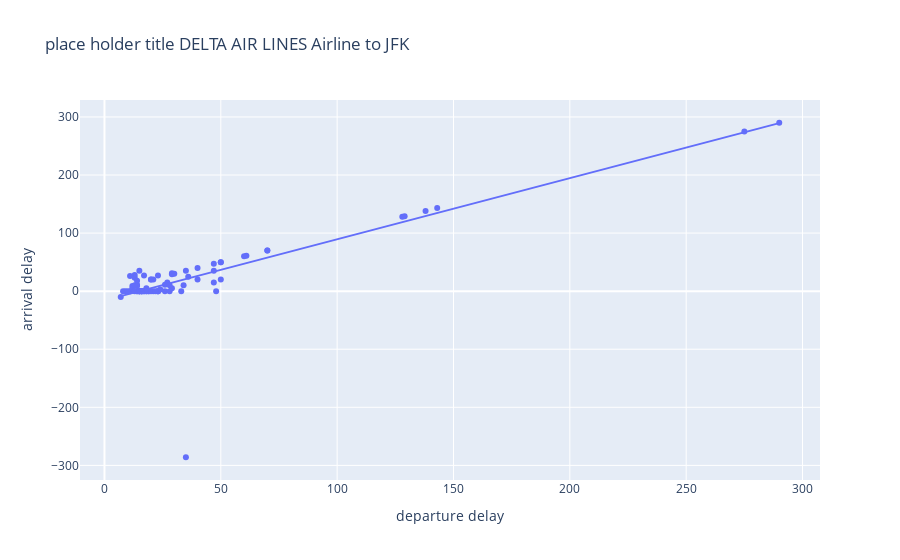

The notebook cell this image was saved under:
### Markdown cell above
### Exhibit 1.4 - What about my specific flights?

### Code cell
# need to change label content - a dot with a label, with hover- over, with regression line
import pandas as pd
import seaborn as sns
import matplotlib.pyplot as plt
from sklearn.linear_model import LinearRegression
import ipywidgets as widgets
from IPython.display import display
import numpy as np

# Assuming your dataset is stored in 'sample_final_data.csv'
# df = pd.read_csv('sample_final_data.csv')

# User input for departure airport, airline, and destination airport
departure_airport = input("Enter departure airport (e.g., ATL): ").lower()
airline = input("Enter airline (e.g., Delta Air Lines): ").lower()
destination_airport = input("Enter destination airport (e.g., RSW): ").lower()

# Filter the dataframe based on user input
filtered_df = df[(df['departure airport IATA'] == departure_airport) &
                 (df['Airline Company'] == airline) &
                 (df['arrival airport IATA'] == destination_airport)]

# Check if there are any matching records
if filtered_df.empty:
    print("No matching records found.")
else:
    fig_delay = px.scatter(filtered_df, x='delay in mins', y='estimatedDelay', title=f'place holder title {airline.upper()} Airline to {destination_airport.upper()}',
                 labels={'delay in mins': 'departure delay', 'estimatedDelay': 'arrival delay'},
                 hover_name='arrival airport IATA',
                 hover_data={'arrival airport IATA': False, 'delay in mins': True, 'estimatedDelay': '|%B %d, %Y %I:%M %p'},
                 trendline='ols',  # Ordinary Least Squares regression line
                 )
fig_delay.show()

### Figure 1 — Plotly figure (JSON) as saved in the notebook; plotly's stock layout.template omitted (floating-point values rounded to 4 significant figures)
{"data": [{"customdata": [["jfk"], ["jfk"], ["jfk"], ["jfk"], ["jfk"], ["jfk"], ["jfk"], ["jfk"], ["jfk"], ["jfk"], ["jfk"], ["jfk"], ["jfk"], ["jfk"], ["jfk"], ["jfk"], ["jfk"], ["jfk"], ["jfk"], ["jfk"], ["jfk"], ["jfk"], ["jfk"], ["jfk"], ["jfk"], ["jfk"], ["jfk"], ["jfk"], ["jfk"], ["jfk"], ["jfk"], ["jfk"], ["jfk"], ["jfk"], ["jfk"], ["jfk"], ["jfk"], ["jfk"], ["jfk"], ["jfk"], ["jfk"], ["jfk"], ["jfk"], ["jfk"], ["jfk"], ["jfk"], ["jfk"], ["jfk"], ["jfk"], ["jfk"], ["jfk"], ["jfk"], ["jfk"], ["jfk"], ["jfk"], ["jfk"], ["jfk"], ["jfk"], ["jfk"], ["jfk"], ["jfk"], ["jfk"], ["jfk"], ["jfk"], ["jfk"], ["jfk"], ["jfk"], ["jfk"], ["jfk"], ["jfk"], ["jfk"], ["jfk"], ["jfk"], ["jfk"], ["jfk"], ["jfk"], ["jfk"], ["jfk"], ["jfk"], ["jfk"]], "hovertemplate": "<b>%{hovertext}</b><br><br>departure delay=%{x}<br>arrival delay=%{y|%B %d, %Y %I:%M %p}<extra></extra>", "hovertext": ["jfk", "jfk", "jfk", "jfk", "jfk", "jfk", "jfk", "jfk", "jfk", "jfk", "jfk", "jfk", "jfk", "jfk", "jfk", "jfk", "jfk", "jfk", "jfk", "jfk", "jfk", "jfk", "jfk", "jfk", "jfk", "jfk", "jfk", "jfk", "jfk", "jfk", "jfk", "jfk", "jfk", "jfk", "jfk", "jfk", "jfk", "jfk", "jfk", "jfk", "jfk", "jfk", "jfk", "jfk", "jfk", "jfk", "jfk", "jfk", "jfk", "jfk", "jfk", "jfk", "jfk", "jfk", "jfk", "jfk", "jfk", "jfk", "jfk", "jfk", "jfk", "jfk", "jfk", "jfk", "jfk", "jfk", "jfk", "jfk", "jfk", "jfk", "jfk", "jfk", "jfk", "jfk", "jfk", "jfk", "jfk", "jfk", "jfk", "jfk"], "legendgroup": "", "marker": {"color": "#636efa", "symbol": "circle"}, "mode": "markers", "name": "", "orientation": "v", "showlegend": false, "type": "scatter", "x": [15, 16, 14, 29, 26, 18, 290, 275, 27, 18, 23, 48, 26, 13, 17, 19, 33, 13, 29, 17, 15, 35, 40, 61, 47, 40, 70, 14, 21, 19, 14, 23, 9, 29, 16, 36, 47, 18, 128, 12, 11, 47, 17, 138, 21, 14, 34, 15, 20, 8, 12, 11, 50, 13, 7, 15, 13, null, 50, 10, 143, 35, 23, 70, 23, 28, 24, 129, 60, 28, 15, 50, 16, 22, null, 20, 14, 20, 16, 30], "xaxis": "x", "y": [0, 0, 0, 5, 11, 0, 290, 275, 15, 5, 27, 0, 0, 28, 0, 0, 0, 23, 31, 0, 0, 35, 40, 61, 47, 20, 70, 11, 0, 0, 9, 0, 0, 29, 0, 25, 15, 0, 128, 9, 0, 35, 27, 138, 20, 0, 10, 0, 0, 0, 5, 26, 50, 10, -10, 35, 0, 0, 20, 0, 143, -286, 0, 70, 0, 10, 3, 129, 60, 0, 0, 50, 0, 0, null, 20, 18, 20, 0, 30], "yaxis": "y"}, {"hovertemplate": "<b>OLS trendline</b><br>estimatedDelay = 1.05262 * delay in mins + -15.9522<br>R<sup>2</sup>=0.657468<br><br>departure delay=%{x}<br>arrival delay=%{y|%B %d, %Y %I:%M %p} <b>(trend)</b><extra></extra>", "legendgroup": "", "marker": {"color": "#636efa", "symbol": "circle"}, "mode": "lines", "name": "", "showlegend": false, "type": "scatter", "x": [7, 8, 9, 10, 11, 11, 12, 12, 13, 13, 13, 13, 14, 14, 14, 14, 14, 15, 15, 15, 15, 15, 16, 16, 16, 16, 17, 17, 17, 18, 18, 18, 19, 19, 20, 20, 20, 21, 21, 22, 23, 23, 23, 23, 24, 26, 26, 27, 28, 28, 29, 29, 29, 30, 33, 34, 35, 35, 36, 40, 40, 47, 47, 47, 48, 50, 50, 50, 60, 61, 70, 70, 128, 129, 138, 143, 275, 290], "xaxis": "x", "y": [-8.584, -7.531, -6.479, -5.426, -4.373, -4.373, -3.321, -3.321, -2.268, -2.268, -2.268, -2.268, -1.216, -1.216, -1.216, -1.216, -1.216, -0.1629, -0.1629, -0.1629, -0.1629, -0.1629, 0.8897, 0.8897, 0.8897, 0.8897, 1.942, 1.942, 1.942, 2.995, 2.995, 2.995, 4.048, 4.048, 5.1, 5.1, 5.1, 6.153, 6.153, 7.205, 8.258, 8.258, 8.258, 8.258, 9.311, 11.42, 11.42, 12.47, 13.52, 13.52, 14.57, 14.57, 14.57, 15.63, 18.78, 19.84, 20.89, 20.89, 21.94, 26.15, 26.15, 33.52, 33.52, 33.52, 34.57, 36.68, 36.68, 36.68, 47.2, 48.26, 57.73, 57.73, 118.8, 119.8, 129.3, 134.6, 273.5, 289.3], "yaxis": "y"}], "layout": {"legend": {"tracegroupgap": 0}, "title": {"text": "place holder title DELTA AIR LINES Airline to JFK"}, "xaxis": {"anchor": "y", "domain": [0, 1], "title": {"text": "departure delay"}}, "yaxis": {"anchor": "x", "domain": [0, 1], "title": {"text": "arrival delay"}}}}
